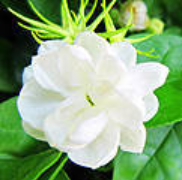
#> input picture 4.data/hua.png, 182 x 180 px, found by its file name
$ jupyter execute '4.2矢量量化压缩图片.ipynb'
#> lines starting #> are read from the running program, lines starting #| are printed output that depends on the picture; after the words box and inside, x2 and y2 are one past the last pixel; in counts of white or black regions, pixels touching at a corner belong together
[cell 1]
import argparse
import numpy as np
import cv2
from sklearn import cluster
import matplotlib.pyplot as plt

np.set_printoptions(threshold=np.inf)

[cell 2]
def build_arg_parser():
    parser = argparse.ArgumentParser(description="Compress the image using clustering")
    parser.add_argument('--input-file',dest='input_file',required=True,help='Input image')
    parser.add_argument('--num-bits',dest="num_bits",required=False,type=int,help='Number of bits used to represent each pixel')
    return parser

[cell 3]
def compress_image(image,num_clusters):
    x = image.reshape((-1,1))
    print(x)
    kmeans = cluster.KMeans(n_clusters=num_clusters,n_init=4,random_state=5)
    kmeans.fit(x)
    centroids = kmeans.cluster_centers_.squeeze()
    labels = kmeans.labels_

    input_image_compressed = np.choose(labels,centroids).reshape(image.shape)
    print(kmeans.cluster_centers_)
    return input_image_compressed

[cell 4]
def plot_image(image, title):
    vmin = image.min()
    vmax = image.max()
    plt.figure()
    plt.title(title)
    print(vmin)
    plt.imshow(image,cmap=plt.cm.gray,vmin=vmin,vmax=vmax)

[cell 5]
input_file = "E://tensorflow/jupyter/machine_learing_damo/4.data/hua.png"
input_image = cv2.imread(input_file).astype(np.uint8)
#> input_image is the input picture: shape (180, 182, 3); mean B, G, R 124.9, 171.7, 138.8
input_image = cv2.cvtColor(input_image,cv2.COLOR_BGR2RGB)
input_image = cv2.cvtColor(input_image,cv2.COLOR_RGB2GRAY)
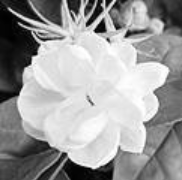
#> input_image: shape (180, 182); min 0, max 255, mean 156.5
plot_image(input_image, 'Original image')
#> in plot_image, `vmin = image.min()`: vmin = 0
#> in plot_image, `vmax = image.max()`: vmax = 255
#| 0

[cell 6]
num_bits = 1
num_clusters = np.power(2,num_bits)
compression_rate = round(100 * (8.0 - num_bits) / 8.0, 2)
print("\nThe size of the image will be reduced by a factor of", 8.0/num_bits)
print("\nCompression rate = " + str(compression_rate) + "%")
input_image_compressed = compress_image(input_image, num_clusters)
#> (printed output is left out)
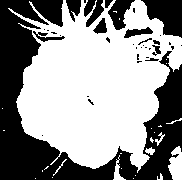
#> input_image_compressed: shape (180, 182) float64; values 74.86 (black) and 215 (white), 58.3% white; 37 black regions (23 under 20 px), largest, box (x1, y1, x2, y2) and area: (0, 0, 182, 180) 11047, (141, 0, 182, 38) 997, (108, 0, 135, 30) 426
plot_image(input_image_compressed, 'Compressed image; compression rate = ' + str(compression_rate) + '%')
